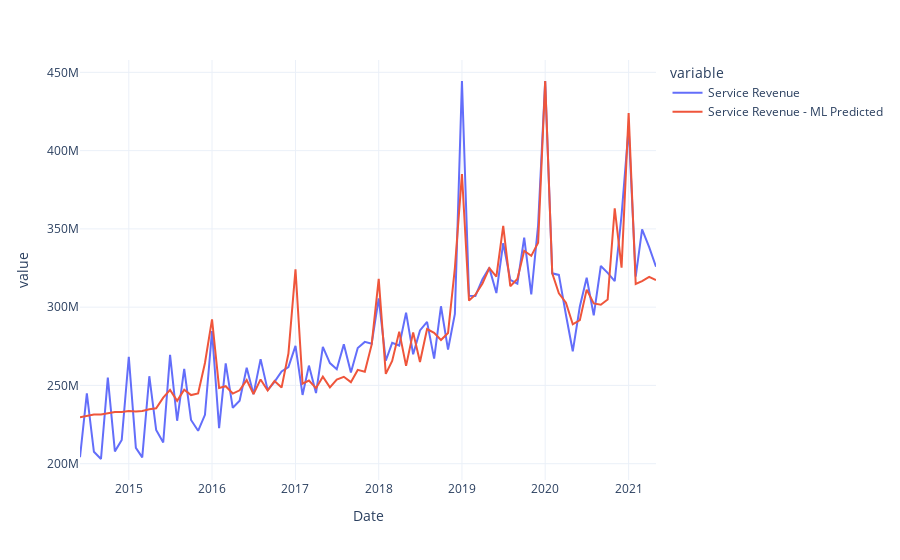

Notebook code for this chart:
### Code cell
# ------------------------------------------------------------------------------------- #
# generate and plot predicted values on the original dataset
# ------------------------------------------------------------------------------------- #

predictions = predict_model(best, data=comb_df)
predictions['Date'] = pd.date_range(start=str(train_start_dt), end = str(test_end_dt), freq = 'MS')
predictions.rename(columns={'Label':target_col+' - ML Predicted'}, inplace=True)
fig = px.line(predictions, x='Date', y=[target_col, target_col+' - ML Predicted'], template = 'plotly_white')
fig.show()

# ------------------------------------------------------------------------------------- #
# This section now applies the trained/tested model to make future predictions
# ------------------------------------------------------------------------------------- #
